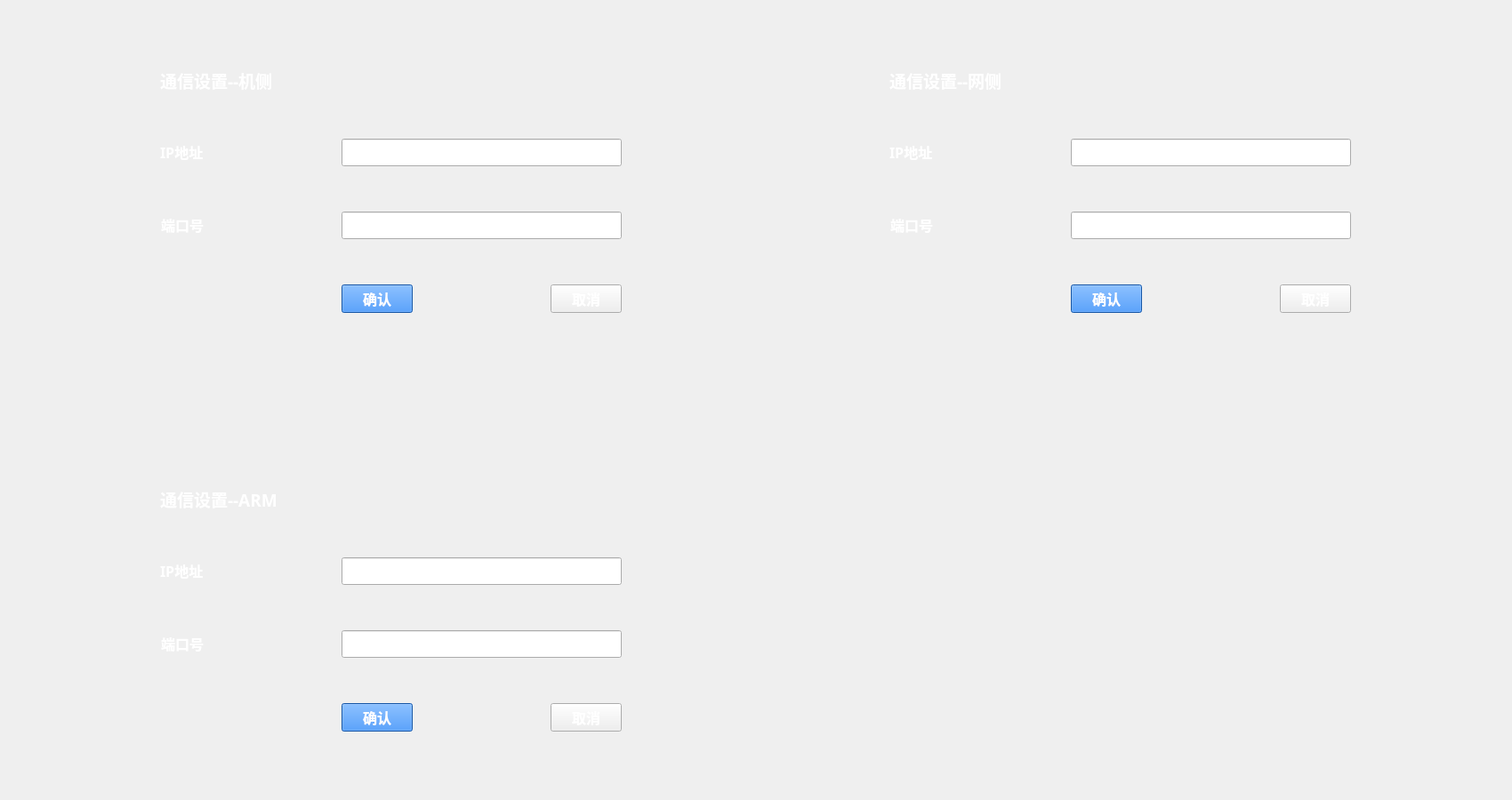
<?xml version="1.0" encoding="UTF-8"?>
<ui version="4.0">
 <class>CommunicationSet3_2Form</class>
 <widget class="QWidget" name="CommunicationSet3_2Form">
  <property name="geometry">
   <rect>
    <x>0</x>
    <y>0</y>
    <width>1700</width>
    <height>900</height>
   </rect>
  </property>
  <property name="windowTitle">
   <string>Form</string>
  </property>
  <widget class="QFrame" name="verticalFrame">
   <property name="geometry">
    <rect>
     <x>-1</x>
     <y>-1</y>
     <width>1701</width>
     <height>901</height>
    </rect>
   </property>
   <layout class="QVBoxLayout" name="verticalLayout">
    <property name="spacing">
     <number>100</number>
    </property>
    <property name="leftMargin">
     <number>30</number>
    </property>
    <property name="topMargin">
     <number>30</number>
    </property>
    <property name="rightMargin">
     <number>30</number>
    </property>
    <property name="bottomMargin">
     <number>30</number>
    </property>
    <item>
     <widget class="QFrame" name="frame">
      <layout class="QHBoxLayout" name="horizontalLayout_2">
       <property name="spacing">
        <number>0</number>
       </property>
       <property name="leftMargin">
        <number>1</number>
       </property>
       <property name="topMargin">
        <number>1</number>
       </property>
       <property name="rightMargin">
        <number>1</number>
       </property>
       <property name="bottomMargin">
        <number>1</number>
       </property>
       <item>
        <widget class="QFrame" name="gridFrame_4">
         <layout class="QGridLayout" name="gridLayout_4">
          <property name="leftMargin">
           <number>1</number>
          </property>
          <property name="topMargin">
           <number>1</number>
          </property>
          <property name="rightMargin">
           <number>1</number>
          </property>
          <property name="bottomMargin">
           <number>1</number>
          </property>
          <item row="2" column="1" colspan="2">
           <widget class="QLineEdit" name="lineEdit_5">
            <property name="sizePolicy">
             <sizepolicy hsizetype="Preferred" vsizetype="Fixed">
              <horstretch>0</horstretch>
              <verstretch>0</verstretch>
             </sizepolicy>
            </property>
            <property name="font">
             <font>
              <family>Adobe 黑体 Std R</family>
              <pointsize>12</pointsize>
              <weight>75</weight>
              <bold>true</bold>
             </font>
            </property>
            <property name="styleSheet">
             <string notr="true">color: rgb(255, 255, 255);</string>
            </property>
           </widget>
          </item>
          <item row="3" column="1">
           <widget class="QPushButton" name="pushButton_6">
            <property name="sizePolicy">
             <sizepolicy hsizetype="Fixed" vsizetype="Fixed">
              <horstretch>0</horstretch>
              <verstretch>0</verstretch>
             </sizepolicy>
            </property>
            <property name="font">
             <font>
              <family>Adobe 黑体 Std R</family>
              <pointsize>12</pointsize>
              <weight>75</weight>
              <bold>true</bold>
             </font>
            </property>
            <property name="styleSheet">
             <string notr="true">color: rgb(255, 255, 255);
background-color: rgb(32, 122, 232);</string>
            </property>
            <property name="text">
             <string>确认</string>
            </property>
           </widget>
          </item>
          <item row="3" column="2">
           <widget class="QPushButton" name="pushButton_7">
            <property name="sizePolicy">
             <sizepolicy hsizetype="Fixed" vsizetype="Fixed">
              <horstretch>0</horstretch>
              <verstretch>0</verstretch>
             </sizepolicy>
            </property>
            <property name="font">
             <font>
              <family>Adobe 黑体 Std R</family>
              <pointsize>12</pointsize>
              <weight>75</weight>
              <bold>true</bold>
             </font>
            </property>
            <property name="styleSheet">
             <string notr="true">color: rgb(255, 255, 255);</string>
            </property>
            <property name="text">
             <string>取消</string>
            </property>
           </widget>
          </item>
          <item row="2" column="0" alignment="Qt::AlignRight">
           <widget class="QLabel" name="label_7">
            <property name="sizePolicy">
             <sizepolicy hsizetype="Fixed" vsizetype="Fixed">
              <horstretch>0</horstretch>
              <verstretch>0</verstretch>
             </sizepolicy>
            </property>
            <property name="font">
             <font>
              <family>Adobe 黑体 Std R</family>
              <pointsize>12</pointsize>
              <weight>75</weight>
              <bold>true</bold>
             </font>
            </property>
            <property name="styleSheet">
             <string notr="true">color: rgb(255, 255, 255);</string>
            </property>
            <property name="text">
             <string>端口号</string>
            </property>
           </widget>
          </item>
          <item row="0" column="0" colspan="3" alignment="Qt::AlignLeft">
           <widget class="QLabel" name="label_8">
            <property name="sizePolicy">
             <sizepolicy hsizetype="Fixed" vsizetype="Fixed">
              <horstretch>0</horstretch>
              <verstretch>0</verstretch>
             </sizepolicy>
            </property>
            <property name="font">
             <font>
              <family>Adobe 黑体 Std R</family>
              <pointsize>14</pointsize>
              <weight>75</weight>
              <bold>true</bold>
             </font>
            </property>
            <property name="styleSheet">
             <string notr="true">color: rgb(255, 255, 255);</string>
            </property>
            <property name="text">
             <string>通信设置--机侧</string>
            </property>
           </widget>
          </item>
          <item row="1" column="1" colspan="2">
           <widget class="QLineEdit" name="lineEdit_6">
            <property name="sizePolicy">
             <sizepolicy hsizetype="Preferred" vsizetype="Fixed">
              <horstretch>0</horstretch>
              <verstretch>0</verstretch>
             </sizepolicy>
            </property>
            <property name="font">
             <font>
              <family>Adobe 黑体 Std R</family>
              <pointsize>12</pointsize>
              <weight>75</weight>
              <bold>true</bold>
             </font>
            </property>
            <property name="styleSheet">
             <string notr="true">color: rgb(255, 255, 255);</string>
            </property>
           </widget>
          </item>
          <item row="1" column="0">
           <widget class="QLabel" name="label_9">
            <property name="sizePolicy">
             <sizepolicy hsizetype="Fixed" vsizetype="Fixed">
              <horstretch>0</horstretch>
              <verstretch>0</verstretch>
             </sizepolicy>
            </property>
            <property name="font">
             <font>
              <family>Adobe 黑体 Std R</family>
              <pointsize>12</pointsize>
              <weight>75</weight>
              <bold>true</bold>
             </font>
            </property>
            <property name="styleSheet">
             <string notr="true">color: rgb(255, 255, 255);</string>
            </property>
            <property name="text">
             <string>IP地址</string>
            </property>
           </widget>
          </item>
         </layout>
        </widget>
       </item>
       <item>
        <widget class="QFrame" name="gridFrame_5">
         <layout class="QGridLayout" name="gridLayout_5">
          <property name="leftMargin">
           <number>1</number>
          </property>
          <property name="topMargin">
           <number>1</number>
          </property>
          <property name="rightMargin">
           <number>1</number>
          </property>
          <property name="bottomMargin">
           <number>1</number>
          </property>
          <item row="1" column="0">
           <widget class="QLabel" name="label_11">
            <property name="sizePolicy">
             <sizepolicy hsizetype="Fixed" vsizetype="Fixed">
              <horstretch>0</horstretch>
              <verstretch>0</verstretch>
             </sizepolicy>
            </property>
            <property name="font">
             <font>
              <family>Adobe 黑体 Std R</family>
              <pointsize>12</pointsize>
              <weight>75</weight>
              <bold>true</bold>
             </font>
            </property>
            <property name="styleSheet">
             <string notr="true">color: rgb(255, 255, 255);</string>
            </property>
            <property name="text">
             <string>IP地址</string>
            </property>
           </widget>
          </item>
          <item row="0" column="0" colspan="3" alignment="Qt::AlignLeft">
           <widget class="QLabel" name="label_10">
            <property name="sizePolicy">
             <sizepolicy hsizetype="Fixed" vsizetype="Fixed">
              <horstretch>0</horstretch>
              <verstretch>0</verstretch>
             </sizepolicy>
            </property>
            <property name="font">
             <font>
              <family>Adobe 黑体 Std R</family>
              <pointsize>14</pointsize>
              <weight>75</weight>
              <bold>true</bold>
             </font>
            </property>
            <property name="styleSheet">
             <string notr="true">color: rgb(255, 255, 255);</string>
            </property>
            <property name="text">
             <string>通信设置--网侧</string>
            </property>
           </widget>
          </item>
          <item row="3" column="2">
           <widget class="QPushButton" name="pushButton_8">
            <property name="sizePolicy">
             <sizepolicy hsizetype="Fixed" vsizetype="Fixed">
              <horstretch>0</horstretch>
              <verstretch>0</verstretch>
             </sizepolicy>
            </property>
            <property name="font">
             <font>
              <family>Adobe 黑体 Std R</family>
              <pointsize>12</pointsize>
              <weight>75</weight>
              <bold>true</bold>
             </font>
            </property>
            <property name="styleSheet">
             <string notr="true">color: rgb(255, 255, 255);</string>
            </property>
            <property name="text">
             <string>取消</string>
            </property>
           </widget>
          </item>
          <item row="2" column="0" alignment="Qt::AlignRight">
           <widget class="QLabel" name="label_12">
            <property name="sizePolicy">
             <sizepolicy hsizetype="Fixed" vsizetype="Fixed">
              <horstretch>0</horstretch>
              <verstretch>0</verstretch>
             </sizepolicy>
            </property>
            <property name="font">
             <font>
              <family>Adobe 黑体 Std R</family>
              <pointsize>12</pointsize>
              <weight>75</weight>
              <bold>true</bold>
             </font>
            </property>
            <property name="styleSheet">
             <string notr="true">color: rgb(255, 255, 255);</string>
            </property>
            <property name="text">
             <string>端口号</string>
            </property>
           </widget>
          </item>
          <item row="1" column="1" colspan="2">
           <widget class="QLineEdit" name="lineEdit_8">
            <property name="sizePolicy">
             <sizepolicy hsizetype="Preferred" vsizetype="Fixed">
              <horstretch>0</horstretch>
              <verstretch>0</verstretch>
             </sizepolicy>
            </property>
            <property name="font">
             <font>
              <family>Adobe 黑体 Std R</family>
              <pointsize>12</pointsize>
              <weight>75</weight>
              <bold>true</bold>
             </font>
            </property>
            <property name="styleSheet">
             <string notr="true">color: rgb(255, 255, 255);</string>
            </property>
           </widget>
          </item>
          <item row="2" column="1" colspan="2">
           <widget class="QLineEdit" name="lineEdit_7">
            <property name="sizePolicy">
             <sizepolicy hsizetype="Preferred" vsizetype="Fixed">
              <horstretch>0</horstretch>
              <verstretch>0</verstretch>
             </sizepolicy>
            </property>
            <property name="font">
             <font>
              <family>Adobe 黑体 Std R</family>
              <pointsize>12</pointsize>
              <weight>75</weight>
              <bold>true</bold>
             </font>
            </property>
            <property name="styleSheet">
             <string notr="true">color: rgb(255, 255, 255);</string>
            </property>
           </widget>
          </item>
          <item row="3" column="1">
           <widget class="QPushButton" name="pushButton_9">
            <property name="sizePolicy">
             <sizepolicy hsizetype="Fixed" vsizetype="Fixed">
              <horstretch>0</horstretch>
              <verstretch>0</verstretch>
             </sizepolicy>
            </property>
            <property name="font">
             <font>
              <family>Adobe 黑体 Std R</family>
              <pointsize>12</pointsize>
              <weight>75</weight>
              <bold>true</bold>
             </font>
            </property>
            <property name="styleSheet">
             <string notr="true">color: rgb(255, 255, 255);
background-color: rgb(32, 122, 232);</string>
            </property>
            <property name="text">
             <string>确认</string>
            </property>
           </widget>
          </item>
         </layout>
        </widget>
       </item>
      </layout>
     </widget>
    </item>
    <item>
     <widget class="QFrame" name="frame_2">
      <layout class="QHBoxLayout" name="horizontalLayout">
       <property name="spacing">
        <number>0</number>
       </property>
       <property name="leftMargin">
        <number>1</number>
       </property>
       <property name="topMargin">
        <number>1</number>
       </property>
       <property name="rightMargin">
        <number>820</number>
       </property>
       <property name="bottomMargin">
        <number>1</number>
       </property>
       <item>
        <widget class="QFrame" name="gridFrame_2">
         <layout class="QGridLayout" name="gridLayout_2">
          <property name="leftMargin">
           <number>1</number>
          </property>
          <property name="topMargin">
           <number>1</number>
          </property>
          <property name="rightMargin">
           <number>1</number>
          </property>
          <property name="bottomMargin">
           <number>1</number>
          </property>
          <item row="3" column="1">
           <widget class="QPushButton" name="pushButton_2">
            <property name="sizePolicy">
             <sizepolicy hsizetype="Fixed" vsizetype="Fixed">
              <horstretch>0</horstretch>
              <verstretch>0</verstretch>
             </sizepolicy>
            </property>
            <property name="font">
             <font>
              <family>Adobe 黑体 Std R</family>
              <pointsize>12</pointsize>
              <weight>75</weight>
              <bold>true</bold>
             </font>
            </property>
            <property name="styleSheet">
             <string notr="true">color: rgb(255, 255, 255);
background-color: rgb(32, 122, 232);</string>
            </property>
            <property name="text">
             <string>确认</string>
            </property>
           </widget>
          </item>
          <item row="0" column="0" colspan="3" alignment="Qt::AlignLeft">
           <widget class="QLabel" name="label">
            <property name="sizePolicy">
             <sizepolicy hsizetype="Fixed" vsizetype="Fixed">
              <horstretch>0</horstretch>
              <verstretch>0</verstretch>
             </sizepolicy>
            </property>
            <property name="font">
             <font>
              <family>Adobe 黑体 Std R</family>
              <pointsize>14</pointsize>
              <weight>75</weight>
              <bold>true</bold>
             </font>
            </property>
            <property name="styleSheet">
             <string notr="true">color: rgb(255, 255, 255);</string>
            </property>
            <property name="text">
             <string>通信设置--ARM</string>
            </property>
           </widget>
          </item>
          <item row="1" column="1" colspan="2">
           <widget class="QLineEdit" name="lineEdit">
            <property name="sizePolicy">
             <sizepolicy hsizetype="Preferred" vsizetype="Fixed">
              <horstretch>0</horstretch>
              <verstretch>0</verstretch>
             </sizepolicy>
            </property>
            <property name="font">
             <font>
              <family>Adobe 黑体 Std R</family>
              <pointsize>12</pointsize>
              <weight>75</weight>
              <bold>true</bold>
             </font>
            </property>
            <property name="styleSheet">
             <string notr="true">color: rgb(255, 255, 255);</string>
            </property>
           </widget>
          </item>
          <item row="1" column="0">
           <widget class="QLabel" name="label_2">
            <property name="sizePolicy">
             <sizepolicy hsizetype="Fixed" vsizetype="Fixed">
              <horstretch>0</horstretch>
              <verstretch>0</verstretch>
             </sizepolicy>
            </property>
            <property name="font">
             <font>
              <family>Adobe 黑体 Std R</family>
              <pointsize>12</pointsize>
              <weight>75</weight>
              <bold>true</bold>
             </font>
            </property>
            <property name="styleSheet">
             <string notr="true">color: rgb(255, 255, 255);</string>
            </property>
            <property name="text">
             <string>IP地址</string>
            </property>
           </widget>
          </item>
          <item row="2" column="0" alignment="Qt::AlignRight">
           <widget class="QLabel" name="label_3">
            <property name="sizePolicy">
             <sizepolicy hsizetype="Fixed" vsizetype="Fixed">
              <horstretch>0</horstretch>
              <verstretch>0</verstretch>
             </sizepolicy>
            </property>
            <property name="font">
             <font>
              <family>Adobe 黑体 Std R</family>
              <pointsize>12</pointsize>
              <weight>75</weight>
              <bold>true</bold>
             </font>
            </property>
            <property name="styleSheet">
             <string notr="true">color: rgb(255, 255, 255);</string>
            </property>
            <property name="text">
             <string>端口号</string>
            </property>
           </widget>
          </item>
          <item row="2" column="1" colspan="2">
           <widget class="QLineEdit" name="lineEdit_2">
            <property name="sizePolicy">
             <sizepolicy hsizetype="Preferred" vsizetype="Fixed">
              <horstretch>0</horstretch>
              <verstretch>0</verstretch>
             </sizepolicy>
            </property>
            <property name="font">
             <font>
              <family>Adobe 黑体 Std R</family>
              <pointsize>12</pointsize>
              <weight>75</weight>
              <bold>true</bold>
             </font>
            </property>
            <property name="styleSheet">
             <string notr="true">color: rgb(255, 255, 255);</string>
            </property>
           </widget>
          </item>
          <item row="3" column="2">
           <widget class="QPushButton" name="pushButton_4">
            <property name="sizePolicy">
             <sizepolicy hsizetype="Fixed" vsizetype="Fixed">
              <horstretch>0</horstretch>
              <verstretch>0</verstretch>
             </sizepolicy>
            </property>
            <property name="font">
             <font>
              <family>Adobe 黑体 Std R</family>
              <pointsize>12</pointsize>
              <weight>75</weight>
              <bold>true</bold>
             </font>
            </property>
            <property name="styleSheet">
             <string notr="true">color: rgb(255, 255, 255);</string>
            </property>
            <property name="text">
             <string>取消</string>
            </property>
           </widget>
          </item>
         </layout>
        </widget>
       </item>
      </layout>
     </widget>
    </item>
   </layout>
  </widget>
 </widget>
 <resources/>
 <connections/>
</ui>
